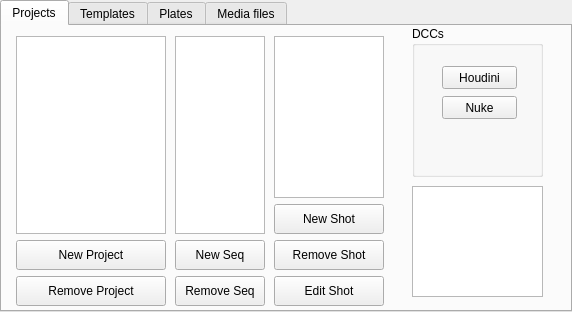
  <widget class="QTabWidget" name="Projects">
   <property name="geometry">
    <rect>
     <x>20</x>
     <y>50</y>
     <width>572</width>
     <height>312</height>
    </rect>
   </property>
   <property name="sizePolicy">
    <sizepolicy hsizetype="Fixed" vsizetype="Fixed">
     <horstretch>0</horstretch>
     <verstretch>0</verstretch>
    </sizepolicy>
   </property>
   <property name="minimumSize">
    <size>
     <width>120</width>
     <height>100</height>
    </size>
   </property>
   <property name="styleSheet">
    <string notr="true">QProgressBar:horizontal {
    border: 1px solid #3A3939;
    text-align: center;
    padding: 1px;
    background: #201F1F;
}
QProgressBar::chunk:horizontal {
    background-color: qlineargradient(spread:reflect, x1:1, y1:0.545, x2:1, y2:0, stop:0 rgba(28, 66, 111, 255), stop:1 rgba(37, 87, 146, 255));
}

QToolTip
{
    border: 1px solid #3A3939;
    background-color: rgb(90, 102, 117);;
    color: white;
    padding: 1px;
    opacity: 200;
}

QWidget
{
    color: silver;
    background-color: #302F2F;
    selection-background-color:#3d8ec9;
    selection-color: black;
    background-clip: border;
    border-image: none;
    outline: 0;
}

QWidget:item:hover
{
    background-color: #78879b;
    color: black;
}

QWidget:item:selected
{
    background-color: #3d8ec9;
}

QCheckBox
{
    spacing: 5px;
    outline: none;
    color: #bbb;
    margin-bottom: 2px;
}

QCheckBox:disabled
{
    color: #777777;
}
QCheckBox::indicator,
QGroupBox::indicator
{
    width: 18px;
    height: 18px;
}
QGroupBox::indicator
{
    margin-left: 2px;
}

QCheckBox::indicator:unchecked,
QCheckBox::indicator:unchecked:hover,
QGroupBox::indicator:unchecked,
QGroupBox::indicator:unchecked:hover
{
    image: url(:/dark_blue/img/checkbox_unchecked.png);
}

QCheckBox::indicator:unchecked:focus,
QCheckBox::indicator:unchecked:pressed,
QGroupBox::indicator:unchecked:focus,
QGroupBox::indicator:unchecked:pressed
{
  border: none;
    image: url(:/dark_blue/img/checkbox_unchecked_focus.png);
}

QCheckBox::indicator:checked,
QCheckBox::indicator:checked:hover,
QGroupBox::indicator:checked,
QGroupBox::indicator:checked:hover
{
    image: url(:/dark_blue/img/checkbox_checked.png);
}

QCheckBox::indicator:checked:focus,
QCheckBox::indicator:checked:pressed,
QGroupBox::indicator:checked:focus,
QGroupBox::indicator:checked:pressed
{
  border: none;
    image: url(:/dark_blue/img/checkbox_checked_focus.png);
}

QCheckBox::indicator:indeterminate,
QCheckBox::indicator:indeterminate:hover,
QCheckBox::indicator:indeterminate:pressed
QGroupBox::indicator:indeterminate,
QGroupBox::indicator:indeterminate:hover,
QGroupBox::indicator:indeterminate:pressed
{
    image: url(:/dark_blue/img/checkbox_indeterminate.png);
}

QCheckBox::indicator:indeterminate:focus,
QGroupBox::indicator:indeterminate:focus
{
    image: url(:/dark_blue/img/checkbox_indeterminate_focus.png);
}

QCheckBox::indicator:checked:disabled,
QGroupBox::indicator:checked:disabled
{
    image: url(:/dark_blue/img/checkbox_checked_disabled.png);
}

QCheckBox::indicator:unchecked:disabled,
QGroupBox::indicator:unchecked:disabled
{
    image: url(:/dark_blue/img/checkbox_unchecked_disabled.png);
}

QRadioButton
{
    spacing: 5px;
    outline: none;
    color: #bbb;
    margin-bottom: 2px;
}

QRadioButton:disabled
{
    color: #777777;
}
QRadioButton::indicator
{
    width: 21px;
    height: 21px;
}

QRadioButton::indicator:unchecked,
QRadioButton::indicator:unchecked:hover
{
    image: url(:/dark_blue/img/radio_unchecked.png);
}

QRadioButton::indicator:unchecked:focus,
QRadioButton::indicator:unchecked:pressed
{
  border: none;
  outline: none;
    image: url(:/dark_blue/img/radio_unchecked_focus.png);
}

QRadioButton::indicator:checked,
QRadioButton::indicator:checked:hover
{
  border: none;
  outline: none;
    image: url(:/dark_blue/img/radio_checked.png);
}

QRadioButton::indicator:checked:focus,
QRadioButton::indicato::menu-arrowr:checked:pressed
{
  border: none;
  outline: none;
    image: url(:/dark_blue/img/radio_checked_focus.png);
}

QRadioButton::indicator:indeterminate,
QRadioButton::indicator:indeterminate:hover,
QRadioButton::indicator:indeterminate:pressed
{
        image: url(:/dark_blue/img/radio_indeterminate.png);
}

QRadioButton::indicator:checked:disabled
{
  outline: none;
  image: url(:/dark_blue/img/radio_checked_disabled.png);
}

QRadioButton::indicator:unchecked:disabled
{
    image: url(:/dark_blue/img/radio_unchecked_disabled.png);
}


QMenuBar
{
    background-color: #302F2F;
    color: silver;
}

QMenuBar::item
{
    background: transparent;
}

QMenuBar::item:selected
{
    background: transparent;
    border: 1px solid #3A3939;
}

QMenuBar::item:pressed
{
    border: 1px solid #3A3939;
    background-color: #3d8ec9;
    color: black;
    margin-bottom:-1px;
    padding-bottom:1px;
}

QMenu
{
    border: 1px solid #3A3939;
    color: silver;
    margin: 1px;
}

QMenu::icon
{
    margin: 1px;
}

QMenu::item
{
    padding: 2px 2px 2px 25px;
    margin-left: 5px;
    border: 1px solid transparent; /* reserve space for selection border */
}

QMenu::item:selected
{
    color: black;
}

QMenu::separator {
    height: 2px;
    background: lightblue;
    margin-left: 10px;
    margin-right: 5px;
}

QMenu::indicator {
    width: 16px;
    height: 16px;
}

/* non-exclusive indicator = check box style indicator
   (see QActionGroup::setExclusive) */
QMenu::indicator:non-exclusive:unchecked {
    image: url(:/dark_blue/img/checkbox_unchecked.png);
}

QMenu::indicator:non-exclusive:unchecked:selected {
    image: url(:/dark_blue/img/checkbox_unchecked_disabled.png);
}

QMenu::indicator:non-exclusive:checked {
    image: url(:/dark_blue/img/checkbox_checked.png);
}

QMenu::indicator:non-exclusive:checked:selected {
    image: url(:/dark_blue/img/checkbox_checked_disabled.png);
}

/* exclusive indicator = radio button style indicator (see QActionGroup::setExclusive) */
QMenu::indicator:exclusive:unchecked {
    image: url(:/dark_blue/img/radio_unchecked.png);
}

QMenu::indicator:exclusive:unchecked:selected {
    image: url(:/dark_blue/img/radio_unchecked_disabled.png);
}

QMenu::indicator:exclusive:checked {
    image: url(:/dark_blue/img/radio_checked.png);
}

QMenu::indicator:exclusive:checked:selected {
    image: url(:/dark_blue/img/radio_checked_disabled.png);
}

QMenu::right-arrow {
    margin: 5px;
    image: url(:/dark_blue/img/right_arrow.png)
}


QWidget:disabled
{
    color: #808080;
    background-color: #302F2F;
}

QAbstractItemView
{
    alternate-background-color: #3A3939;
    color: silver;
    border: 1px solid 3A3939;
    border-radius: 2px;
    padding: 1px;
}

QWidget:focus, QMenuBar:focus
{
    border: 1px solid #78879b;
}

QTabWidget:focus, QCheckBox:focus, QRadioButton:focus, QSlider:focus
{
    border: none;
}

QLineEdit
{
    background-color: #201F1F;
    padding: 2px;
    border-style: solid;
    border: 1px solid #3A3939;
    border-radius: 2px;
    color: silver;
}

QGroupBox {
    border:1px solid #3A3939;
    border-radius: 2px;
    margin-top: 20px;
    background-color: #302F2F;
    color: silver;
}

QGroupBox::title {
    subcontrol-origin: margin;
    subcontrol-position: top center;
    padding-left: 10px;
    padding-right: 10px;
    padding-top: 10px;
}

QAbstractScrollArea
{
    border-radius: 2px;
    border: 1px solid #3A3939;
    background-color: transparent;
}

QScrollBar:horizontal
{
    height: 15px;
    margin: 3px 15px 3px 15px;
    border: 1px transparent #2A2929;
    border-radius: 4px;
    background-color: #2A2929;
}

QScrollBar::handle:horizontal
{
    background-color: #605F5F;
    min-width: 5px;
    border-radius: 4px;
}

QScrollBar::add-line:horizontal
{
    margin: 0px 3px 0px 3px;
    border-image: url(:/dark_blue/img/right_arrow_disabled.png);
    width: 10px;
    height: 10px;
    subcontrol-position: right;
    subcontrol-origin: margin;
}

QScrollBar::sub-line:horizontal
{
    margin: 0px 3px 0px 3px;
    border-image: url(:/dark_blue/img/left_arrow_disabled.png);
    height: 10px;
    width: 10px;
    subcontrol-position: left;
    subcontrol-origin: margin;
}

QScrollBar::add-line:horizontal:hover,QScrollBar::add-line:horizontal:on
{
    border-image: url(:/dark_blue/img/right_arrow.png);
    height: 10px;
    width: 10px;
    subcontrol-position: right;
    subcontrol-origin: margin;
}


QScrollBar::sub-line:horizontal:hover, QScrollBar::sub-line:horizontal:on
{
    border-image: url(:/dark_blue/img/left_arrow.png);
    height: 10px;
    width: 10px;
    subcontrol-position: left;
    subcontrol-origin: margin;
}

QScrollBar::up-arrow:horizontal, QScrollBar::down-arrow:horizontal
{
    background: none;
}


QScrollBar::add-page:horizontal, QScrollBar::sub-page:horizontal
{
    background: none;
}

QScrollBar:vertical
{
    background-color: #2A2929;
    width: 15px;
    margin: 15px 3px 15px 3px;
    border: 1px transparent #2A2929;
    border-radius: 4px;
}

QScrollBar::handle:vertical
{
    background-color: #605F5F;
    min-height: 5px;
    border-radius: 4px;
}

QScrollBar::sub-line:vertical
{
    margin: 3px 0px 3px 0px;
    border-image: url(:/dark_blue/img/up_arrow_disabled.png);
    height: 10px;
    width: 10px;
    subcontrol-position: top;
    subcontrol-origin: margin;
}

QScrollBar::add-line:vertical
{
    margin: 3px 0px 3px 0px;
    border-image: url(:/dark_blue/img/down_arrow_disabled.png);
    height: 10px;
    width: 10px;
    subcontrol-position: bottom;
    subcontrol-origin: margin;
}

QScrollBar::sub-line:vertical:hover,QScrollBar::sub-line:vertical:on
{

    border-image: url(:/dark_blue/img/up_arrow.png);
    height: 10px;
    width: 10px;
    subcontrol-position: top;
    subcontrol-origin: margin;
}


QScrollBar::add-line:vertical:hover, QScrollBar::add-line:vertical:on
{
    border-image: url(:/dark_blue/img/down_arrow.png);
    height: 10px;
    width: 10px;
    subcontrol-position: bottom;
    subcontrol-origin: margin;
}

QScrollBar::up-arrow:vertical, QScrollBar::down-arrow:vertical
{
    background: none;
}


QScrollBar::add-page:vertical, QScrollBar::sub-page:vertical
{
    background: none;
}

QTextEdit
{
    background-color: #201F1F;
    color: silver;
    border: 1px solid #3A3939;
}

QPlainTextEdit
{
    background-color: #201F1F;;
    color: silver;
    border-radius: 2px;
    border: 1px solid #3A3939;
}

QHeaderView::section
{
    background-color: #3A3939;
    color: silver;
    padding-left: 4px;
    border: 1px solid #6c6c6c;
}

QSizeGrip {
    image: url(:/dark_blue/img/sizegrip.png);
    width: 12px;
    height: 12px;
}

QMainWindow
{
    background-color: #302F2F;

}

QMainWindow::separator
{
    background-color: #302F2F;
    color: white;
    padding-left: 4px;
    spacing: 2px;
    border: 1px dashed #3A3939;
}

QMainWindow::separator:hover
{

    background-color: #787876;
    color: white;
    padding-left: 4px;
    border: 1px solid #3A3939;
    spacing: 2px;
}


QMenu::separator
{
    height: 1px;
    background-color: #3A3939;
    color: white;
    padding-left: 4px;
    margin-left: 10px;
    margin-right: 5px;
}


QFrame
{
    border-radius: 2px;
    border: 1px solid #444;
}

QFrame[frameShape=&quot;0&quot;]
{
    border-radius: 2px;
    border: 1px transparent #444;
}

QStackedWidget
{
    background-color: #302F2F;
    border: 1px transparent black;
}

QToolBar {
    border: 1px transparent #393838;
    background: 1px solid #302F2F;
    font-weight: bold;
}

QToolBar::handle:horizontal {
    image: url(:/dark_blue/img/Hmovetoolbar.png);
}
QToolBar::handle:vertical {
    image: url(:/dark_blue/img/Vmovetoolbar.png);
}
QToolBar::separator:horizontal {
    image: url(:/dark_blue/img/Hsepartoolbar.png);
}
QToolBar::separator:vertical {
    image: url(:/dark_blue/img/Vsepartoolbars.png);
}

QPushButton
{
    color: silver;
    background-color: #302F2F;
    border-width: 2px;
    border-color: #4A4949;
    border-style: solid;
    padding-top: 2px;
    padding-bottom: 2px;
    padding-left: 10px;
    padding-right: 10px;
    border-radius: 4px;
    /* outline: none; */
    /* min-width: 40px; */
}

QPushButton:disabled
{
    background-color: #302F2F;
    border-width: 2px;
    border-color: #3A3939;
    border-style: solid;
    padding-top: 2px;
    padding-bottom: 2px;
    padding-left: 10px;
    padding-right: 10px;
    /*border-radius: 2px;*/
    color: #808080;
}

QPushButton:focus {
    background-color: #3d8ec9;
    color: white;
}

QComboBox
{
    selection-background-color: #3d8ec9;
    background-color: #201F1F;
    border-style: solid;
    border: 1px solid #3A3939;
    border-radius: 2px;
    padding: 2px;
    min-width: 75px;
}

QPushButton:checked{
    background-color: #4A4949;
    border-color: #6A6969;
}

QPushButton:hover {
    border: 2px solid #78879b;
    color: silver;
}

QComboBox:hover, QAbstractSpinBox:hover,QLineEdit:hover,QTextEdit:hover,QPlainTextEdit:hover,QAbstractView:hover,QTreeView:hover
{
    border: 1px solid #78879b;
    color: silver;
}

QComboBox:on
{
    background-color: #626873;
    padding-top: 3px;
    padding-left: 4px;
    selection-background-color: #4a4a4a;
}

QComboBox QAbstractItemView
{
    background-color: #201F1F;
    border-radius: 2px;
    border: 1px solid #444;
    selection-background-color: #3d8ec9;
    color: silver;
}

QComboBox::drop-down
{
    subcontrol-origin: padding;
    subcontrol-position: top right;
    width: 15px;

    border-left-width: 0px;
    border-left-color: darkgray;
    border-left-style: solid;
    border-top-right-radius: 3px;
    border-bottom-right-radius: 3px;
}

QComboBox::down-arrow
{
    image: url(:/dark_blue/img/down_arrow_disabled.png);
}

QComboBox::down-arrow:on, QComboBox::down-arrow:hover,
QComboBox::down-arrow:focus
{
    image: url(:/dark_blue/img/down_arrow.png);
}

QPushButton:pressed
{
    background-color: #484846;
}

QAbstractSpinBox {
    padding-top: 2px;
    padding-bottom: 2px;
    border: 1px solid #3A3939;
    background-color: #201F1F;
    color: silver;
    border-radius: 2px;
    min-width: 75px;
}

QAbstractSpinBox:up-button
{
    background-color: transparent;
    subcontrol-origin: border;
    subcontrol-position: top right;
}

QAbstractSpinBox:down-button
{
    background-color: transparent;
    subcontrol-origin: border;
    subcontrol-position: bottom right;
}

QAbstractSpinBox::up-arrow,QAbstractSpinBox::up-arrow:disabled,QAbstractSpinBox::up-arrow:off {
    image: url(:/dark_blue/img/up_arrow_disabled.png);
    width: 10px;
    height: 10px;
}
QAbstractSpinBox::up-arrow:hover
{
    image: url(:/dark_blue/img/up_arrow.png);
}


QAbstractSpinBox::down-arrow,QAbstractSpinBox::down-arrow:disabled,QAbstractSpinBox::down-arrow:off
{
    image: url(:/dark_blue/img/down_arrow_disabled.png);
    width: 10px;
    height: 10px;
}
QAbstractSpinBox::down-arrow:hover
{
    image: url(:/dark_blue/img/down_arrow.png);
}


QLabel
{
    border: 0px solid black;
}

QTabWidget{
    border: 1px transparent black;
}

QTabWidget::pane {
    border: 1px solid #444;
    border-radius: 3px;
    padding: 3px;
}

QTabBar
{
    qproperty-drawBase: 0;
    left: 5px; /* move to the right by 5px */
}

QTabBar:focus
{
    border: 0px transparent black;
}

QTabBar::close-button  {
    image: url(:/dark_blue/img/close.png);
    background: transparent;
}

QTabBar::close-button:hover
{
    image: url(:/dark_blue/img/close-hover.png);
    background: transparent;
}

QTabBar::close-button:pressed {
    image: url(:/dark_blue/img/close-pressed.png);
    background: transparent;
}

/* TOP TABS */
QTabBar::tab:top {
    color: #b1b1b1;
    border: 1px solid #4A4949;
    border-bottom: 1px transparent black;
    background-color: #302F2F;
    padding: 5px;
    border-top-left-radius: 2px;
    border-top-right-radius: 2px;
}

QTabBar::tab:top:!selected
{
    color: #b1b1b1;
    background-color: #201F1F;
    border: 1px transparent #4A4949;
    border-bottom: 1px transparent #4A4949;
    border-top-left-radius: 0px;
    border-top-right-radius: 0px;
}

QTabBar::tab:top:!selected:hover {
    background-color: #48576b;
}

/* BOTTOM TABS */
QTabBar::tab:bottom {
    color: #b1b1b1;
    border: 1px solid #4A4949;
    border-top: 1px transparent black;
    background-color: #302F2F;
    padding: 5px;
    border-bottom-left-radius: 2px;
    border-bottom-right-radius: 2px;
}

QTabBar::tab:bottom:!selected
{
    color: #b1b1b1;
    background-color: #201F1F;
    border: 1px transparent #4A4949;
    border-top: 1px transparent #4A4949;
    border-bottom-left-radius: 0px;
    border-bottom-right-radius: 0px;
}

QTabBar::tab:bottom:!selected:hover {
    background-color: #78879b;
}

/* LEFT TABS */
QTabBar::tab:left {
    color: #b1b1b1;
    border: 1px solid #4A4949;
    border-left: 1px transparent black;
    background-color: #302F2F;
    padding: 5px;
    border-top-right-radius: 2px;
    border-bottom-right-radius: 2px;
}

QTabBar::tab:left:!selected
{
    color: #b1b1b1;
    background-color: #201F1F;
    border: 1px transparent #4A4949;
    border-right: 1px transparent #4A4949;
    border-top-right-radius: 0px;
    border-bottom-right-radius: 0px;
}

QTabBar::tab:left:!selected:hover {
    background-color: #48576b;
}


/* RIGHT TABS */
QTabBar::tab:right {
    color: #b1b1b1;
    border: 1px solid #4A4949;
    border-right: 1px transparent black;
    background-color: #302F2F;
    padding: 5px;
    border-top-left-radius: 2px;
    border-bottom-left-radius: 2px;
}

QTabBar::tab:right:!selected
{
    color: #b1b1b1;
    background-color: #201F1F;
    border: 1px transparent #4A4949;
    border-right: 1px transparent #4A4949;
    border-top-left-radius: 0px;
    border-bottom-left-radius: 0px;
}

QTabBar::tab:right:!selected:hover {
    background-color: #48576b;
}

QTabBar QToolButton::right-arrow:enabled {
     image: url(:/dark_blue/img/right_arrow.png);
 }

 QTabBar QToolButton::left-arrow:enabled {
     image: url(:/dark_blue/img/left_arrow.png);
 }

QTabBar QToolButton::right-arrow:disabled {
     image: url(:/dark_blue/img/right_arrow_disabled.png);
 }

 QTabBar QToolButton::left-arrow:disabled {
     image: url(:/dark_blue/img/left_arrow_disabled.png);
 }


QDockWidget {
    border: 1px solid #403F3F;
    titlebar-close-icon: url(:/dark_blue/img/close.png);
    titlebar-normal-icon: url(:/dark_blue/img/undock.png);
}

QDockWidget::close-button, QDockWidget::float-button {
    border: 1px solid transparent;
    border-radius: 2px;
    background: transparent;
}

QDockWidget::close-button:hover, QDockWidget::float-button:hover {
    background: rgba(255, 255, 255, 10);
}

QDockWidget::close-button:pressed, QDockWidget::float-button:pressed {
    padding: 1px -1px -1px 1px;
    background: rgba(255, 255, 255, 10);
}

QTreeView, QListView, QTextBrowser, AtLineEdit, AtLineEdit::hover {
    border: 1px solid #444;
    background-color: silver;
    border-radius: 3px;
    margin-left: 3px;
    color: black;
}

QTreeView:branch:selected, QTreeView:branch:hover {
    background: url(:/dark_blue/img/transparent.png);
}

QTreeView::branch:has-siblings:!adjoins-item {
    border-image: url(:/dark_blue/img/transparent.png);
}

QTreeView::branch:has-siblings:adjoins-item {
    border-image: url(:/dark_blue/img/transparent.png);
}

QTreeView::branch:!has-children:!has-siblings:adjoins-item {
    border-image: url(:/dark_blue/img/transparent.png);
}

QTreeView::branch:has-children:!has-siblings:closed,
QTreeView::branch:closed:has-children:has-siblings {
    image: url(:/dark_blue/img/branch_closed.png);
}

QTreeView::branch:open:has-children:!has-siblings,
QTreeView::branch:open:has-children:has-siblings  {
    image: url(:/dark_blue/img/branch_open.png);
}

QTreeView::branch:has-children:!has-siblings:closed:hover,
QTreeView::branch:closed:has-children:has-siblings:hover {
    image: url(:/dark_blue/img/branch_closed-on.png);
    }

QTreeView::branch:open:has-children:!has-siblings:hover,
QTreeView::branch:open:has-children:has-siblings:hover  {
    image: url(:/dark_blue/img/branch_open-on.png);
    }

QListView::item:!selected:hover, QListView::item:!selected:hover, QTreeView::item:!selected:hover  {
    background: rgba(0, 0, 0, 0);
    outline: 0;
    color: #FFFFFF
}

QListView::item:selected:hover, QListView::item:selected:hover, QTreeView::item:selected:hover  {
    background: #3d8ec9;
    color: #FFFFFF;
}

QSlider::groove:horizontal {
    border: 1px solid #3A3939;
    height: 8px;
    background: #201F1F;
    margin: 2px 0;
    border-radius: 2px;
}

QSlider::handle:horizontal {
    background: QLinearGradient( x1: 0, y1: 0, x2: 0, y2: 1,
      stop: 0.0 silver, stop: 0.2 #a8a8a8, stop: 1 #727272);
    border: 1px solid #3A3939;
    width: 14px;
    height: 14px;
    margin: -4px 0;
    border-radius: 2px;
}

QSlider::groove:vertical {
    border: 1px solid #3A3939;
    width: 8px;
    background: #201F1F;
    margin: 0 0px;
    border-radius: 2px;
}

QSlider::handle:vertical {
    background: QLinearGradient( x1: 0, y1: 0, x2: 0, y2: 1, stop: 0.0 silver,
    stop: 0.2 #a8a8a8, stop: 1 #727272);
    border: 1px solid #3A3939;
    width: 14px;
    height: 14px;
    margin: 0 -4px;
    border-radius: 2px;
}

QToolButton {
    /*  background-color: transparent; */
    border: 2px transparent #4A4949;
    border-radius: 4px;
    background-color: dimgray;
    margin: 2px;
    padding: 2px;
}

QToolButton[popupMode=&quot;1&quot;] { /* only for MenuButtonPopup */
 padding-right: 20px; /* make way for the popup button */
 border: 2px transparent #4A4949;
 border-radius: 4px;
}

QToolButton[popupMode=&quot;2&quot;] { /* only for InstantPopup */
 padding-right: 10px; /* make way for the popup button */
 border: 2px transparent #4A4949;
}


QToolButton:hover, QToolButton::menu-button:hover {
    border: 2px solid #78879b;
}

QToolButton:checked, QToolButton:pressed,
    QToolButton::menu-button:pressed {
    background-color: #4A4949;
    border: 2px solid #78879b;
}

/* the subcontrol below is used only in the InstantPopup or DelayedPopup mode */
QToolButton::menu-indicator {
    image: url(:/dark_blue/img/down_arrow.png);
    top: -7px; left: -2px; /* shift it a bit */
}

/* the subcontrols below are used only in the MenuButtonPopup mode */
QToolButton::menu-button {
    border: 1px transparent #4A4949;
    border-top-right-radius: 6px;
    border-bottom-right-radius: 6px;
    /* 16px width + 4px for border = 20px allocated above */
    width: 16px;
    outline: none;
}

QToolButton::menu-arrow {
    image: url(:/dark_blue/img/down_arrow.png);
}

QToolButton::menu-arrow:open {
    top: 1px; left: 1px; /* shift it a bit */
    border: 1px solid #3A3939;
}

QPushButton::menu-indicator  {
    subcontrol-origin: padding;
    subcontrol-position: bottom right;
    left: 4px;
}

QTableView
{
    border: 1px solid #444;
    gridline-color: #6c6c6c;
    background-color: #201F1F;
}


QTableView, QHeaderView
{
    border-radius: 0px;
}

QTableView::item:pressed, QListView::item:pressed, QTreeView::item:pressed  {
    background: #78879b;
    color: #FFFFFF;
}

QTableView::item:selected:active, QTreeView::item:selected:active, QListView::item:selected:active  {
    background: #3d8ec9;
    color: #FFFFFF;
}


QHeaderView
{
    border: 1px transparent;
    border-radius: 2px;
    margin: 0px;
    padding: 0px;
}

QHeaderView::section  {
    background-color: #3A3939;
    color: silver;
    padding: 4px;
    border: 1px solid #6c6c6c;
    border-radius: 0px;
    text-align: center;
}

QHeaderView::section::vertical::first, QHeaderView::section::vertical::only-one
{
    border-top: 1px solid #6c6c6c;
}

QHeaderView::section::vertical
{
    border-top: transparent;
}

QHeaderView::section::horizontal::first, QHeaderView::section::horizontal::only-one
{
    border-left: 1px solid #6c6c6c;
}

QHeaderView::section::horizontal
{
    border-left: transparent;
}


QHeaderView::section:checked
 {
    color: white;
    background-color: #5A5959;
 }

 /* style the sort indicator */
QHeaderView::down-arrow {
    image: url(:/dark_blue/img/down_arrow.png);
}

QHeaderView::up-arrow {
    image: url(:/dark_blue/img/up_arrow.png);
}


QTableCornerButton::section {
    background-color: #3A3939;
    border: 1px solid #3A3939;
    border-radius: 2px;
}

QToolBox  {
    padding: 3px;
    border: 1px transparent black;
}

QToolBox::tab {
    color: #b1b1b1;
    background-color: #302F2F;
    border: 1px solid #4A4949;
    border-bottom: 1px transparent #302F2F;
    border-top-left-radius: 5px;
    border-top-right-radius: 5px;
}

 QToolBox::tab:selected { /* italicize selected tabs */
    font: italic;
    background-color: #302F2F;
    border-color: #3d8ec9;
 }

QStatusBar::item {
    border: 1px solid #3A3939;
    border-radius: 2px;
 }


QFrame[height=&quot;3&quot;], QFrame[width=&quot;3&quot;] {
    background-color: #AAA;
}


QSplitter::handle {
    border: 1px dashed #3A3939;
}

QSplitter::handle:hover {
    background-color: #787876;
    border: 1px solid #3A3939;
}

QSplitter::handle:horizontal {
    width: 1px;
}

QSplitter::handle:vertical {
    height: 1px;
}

QListWidget {
    background-color: silver;
    border-radius: 5px;
    margin-left: 5px;
}

QListWidget::item {
    color: black;
}

QMessageBox {
    messagebox-critical-icon	: url(:/dark_blue/img/critical.png);
    messagebox-information-icon	: url(:/dark_blue/img/information.png);
    messagebox-question-icon	: url(:/dark_blue/img/question.png);
    messagebox-warning-icon:    : url(:/dark_blue/img/warning.png);
}

ColorButton::enabled {
    border-radius: 0px;
    border: 1px solid #444444;
}

ColorButton::disabled {
    border-radius: 0px;
    border: 1px solid #AAAAAA;
}</string>
   </property>
   <property name="tabShape">
    <enum>QTabWidget::Rounded</enum>
   </property>
   <property name="currentIndex">
    <number>0</number>
   </property>
   <property name="documentMode">
    <bool>false</bool>
   </property>
   <widget class="QWidget" name="projects">
    <attribute name="title">
     <string>Projects</string>
    </attribute>
    <widget class="QGroupBox" name="groupBox">
     <property name="geometry">
      <rect>
       <x>410</x>
       <y>0</y>
       <width>131</width>
       <height>151</height>
      </rect>
     </property>
     <property name="title">
      <string>DCCs</string>
     </property>
     <widget class="QPushButton" name="btn_houdini">
      <property name="geometry">
       <rect>
        <x>30</x>
        <y>40</y>
        <width>75</width>
        <height>23</height>
       </rect>
      </property>
      <property name="focusPolicy">
       <enum>Qt::NoFocus</enum>
      </property>
      <property name="text">
       <string>Houdini</string>
      </property>
     </widget>
     <widget class="QPushButton" name="btn_nuke">
      <property name="geometry">
       <rect>
        <x>30</x>
        <y>70</y>
        <width>75</width>
        <height>23</height>
       </rect>
      </property>
      <property name="focusPolicy">
       <enum>Qt::NoFocus</enum>
      </property>
      <property name="text">
       <string>Nuke</string>
      </property>
     </widget>
    </widget>
    <widget class="QWidget" name="layoutWidget">
     <property name="geometry">
      <rect>
       <x>11</x>
       <y>10</y>
       <width>376</width>
       <height>270</height>
      </rect>
     </property>
     <layout class="QHBoxLayout" name="horizontalLayout">
      <item>
       <layout class="QVBoxLayout" name="verticalLayout_2">
        <item>
         <widget class="QListWidget" name="list_projects">
          <property name="minimumSize">
           <size>
            <width>150</width>
            <height>0</height>
           </size>
          </property>
          <property name="maximumSize">
           <size>
            <width>150</width>
            <height>16777215</height>
           </size>
          </property>
         </widget>
        </item>
        <item>
         <layout class="QVBoxLayout" name="verticalLayout">
          <item>
           <widget class="QPushButton" name="btn_new_project">
            <property name="minimumSize">
             <size>
              <width>150</width>
              <height>30</height>
             </size>
            </property>
            <property name="maximumSize">
             <size>
              <width>150</width>
              <height>30</height>
             </size>
            </property>
            <property name="focusPolicy">
             <enum>Qt::NoFocus</enum>
            </property>
            <property name="text">
             <string>New Project</string>
            </property>
           </widget>
          </item>
          <item>
           <widget class="QPushButton" name="btn_remove_project">
            <property name="minimumSize">
             <size>
              <width>150</width>
              <height>30</height>
             </size>
            </property>
            <property name="maximumSize">
             <size>
              <width>150</width>
              <height>30</height>
             </size>
            </property>
            <property name="focusPolicy">
             <enum>Qt::NoFocus</enum>
            </property>
            <property name="text">
             <string>Remove Project</string>
            </property>
           </widget>
          </item>
         </layout>
        </item>
       </layout>
      </item>
      <item>
       <layout class="QVBoxLayout" name="verticalLayout_4">
        <item>
         <widget class="QListWidget" name="list_sequence">
          <property name="minimumSize">
           <size>
            <width>90</width>
            <height>0</height>
           </size>
          </property>
          <property name="maximumSize">
           <size>
            <width>90</width>
            <height>16777215</height>
           </size>
          </property>
         </widget>
        </item>
        <item>
         <layout class="QVBoxLayout" name="verticalLayout_3">
          <item>
           <widget class="QPushButton" name="btn_new_seq">
            <property name="minimumSize">
             <size>
              <width>90</width>
              <height>30</height>
             </size>
            </property>
            <property name="maximumSize">
             <size>
              <width>90</width>
              <height>30</height>
             </size>
            </property>
            <property name="focusPolicy">
             <enum>Qt::NoFocus</enum>
            </property>
            <property name="text">
             <string>New Seq</string>
            </property>
           </widget>
          </item>
          <item>
           <widget class="QPushButton" name="btn_remove_seq">
            <property name="minimumSize">
             <size>
              <width>90</width>
              <height>30</height>
             </size>
            </property>
            <property name="maximumSize">
             <size>
              <width>90</width>
              <height>30</height>
             </size>
            </property>
            <property name="focusPolicy">
             <enum>Qt::NoFocus</enum>
            </property>
            <property name="text">
             <string>Remove Seq</string>
            </property>
           </widget>
          </item>
         </layout>
        </item>
       </layout>
      </item>
      <item>
       <layout class="QVBoxLayout" name="verticalLayout_6">
        <item>
         <widget class="QListWidget" name="list_shots">
          <property name="minimumSize">
           <size>
            <width>110</width>
            <height>0</height>
           </size>
          </property>
          <property name="maximumSize">
           <size>
            <width>110</width>
            <height>16777215</height>
           </size>
          </property>
         </widget>
        </item>
        <item>
         <layout class="QVBoxLayout" name="verticalLayout_5">
          <item>
           <widget class="QPushButton" name="btn_new_shot">
            <property name="minimumSize">
             <size>
              <width>110</width>
              <height>30</height>
             </size>
            </property>
            <property name="maximumSize">
             <size>
              <width>110</width>
              <height>30</height>
             </size>
            </property>
            <property name="focusPolicy">
             <enum>Qt::NoFocus</enum>
            </property>
            <property name="text">
             <string>New Shot</string>
            </property>
           </widget>
          </item>
          <item>
           <widget class="QPushButton" name="btn_remove_shot">
            <property name="minimumSize">
             <size>
              <width>110</width>
              <height>30</height>
             </size>
            </property>
            <property name="maximumSize">
             <size>
              <width>110</width>
              <height>30</height>
             </size>
            </property>
            <property name="focusPolicy">
             <enum>Qt::NoFocus</enum>
            </property>
            <property name="text">
             <string>Remove Shot</string>
            </property>
           </widget>
          </item>
          <item>
           <widget class="QPushButton" name="btn_edit_shot">
            <property name="minimumSize">
             <size>
              <width>110</width>
              <height>30</height>
             </size>
            </property>
            <property name="maximumSize">
             <size>
              <width>110</width>
              <height>30</height>
             </size>
            </property>
            <property name="focusPolicy">
             <enum>Qt::NoFocus</enum>
            </property>
            <property name="text">
             <string>Edit Shot</string>
            </property>
           </widget>
          </item>
         </layout>
        </item>
       </layout>
      </item>
     </layout>
    </widget>
    <widget class="QTextEdit" name="ln_project_info">
     <property name="geometry">
      <rect>
       <x>410</x>
       <y>160</y>
       <width>131</width>
       <height>111</height>
      </rect>
     </property>
     <property name="toolTip">
      <string>Shows the selected project information</string>
     </property>
     <property name="readOnly">
      <bool>true</bool>
     </property>
    </widget>
   </widget>
   <widget class="QWidget" name="templates">
    <attribute name="title">
     <string>Templates</string>
    </attribute>
   </widget>
   <widget class="QWidget" name="plates">
    <attribute name="title">
     <string>Plates</string>
    </attribute>
   </widget>
   <widget class="QWidget" name="media_files">
    <attribute name="title">
     <string>Media files</string>
    </attribute>
   </widget>
  </widget>
